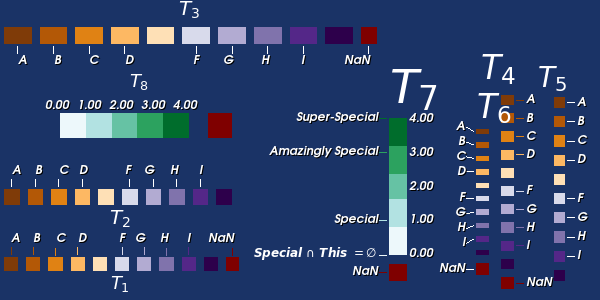

Write the Python code that produced this figure.
#!/usr/bin/env python

# Demonstrate vtkScalarBarActor with various combinatoric settings and MathText.

import vtkmodules.vtkInteractionStyle  # noqa: F401
import vtkmodules.vtkRenderingOpenGL2  # noqa: F401
import vtkmodules.vtkRenderingMatplotlib  # noqa: F401

from vtkmodules.vtkCommonColor import vtkColorSeries
from vtkmodules.vtkCommonCore import vtkLookupTable
from vtkmodules.vtkRenderingAnnotation import vtkScalarBarActor
from vtkmodules.vtkRenderingCore import (
    vtkRenderWindow,
    vtkRenderWindowInteractor,
    vtkRenderer,
)

# Lookup tables
lut_indexed = vtkLookupTable()
lut_continuous = vtkLookupTable()

# Renderer
renderer = vtkRenderer()
renderer.SetBackground(0.1, 0.2, 0.4)

# T1: Horizontal, Precede, indexed, annotations+nan
sba_1 = vtkScalarBarActor()
sba_1.SetTitle("$T_1$")
sba_1.SetLookupTable(lut_indexed)
sba_1.SetOrientation(0)
sba_1.SetTextPosition(vtkScalarBarActor.PrecedeScalarBar)
sba_1.SetDrawAnnotations(1)
sba_1.SetDrawNanAnnotation(1)
sba_1.SetFixedAnnotationLeaderLineColor(0)
sba_1.SetPosition(0.000, 0.015)
sba_1.SetPosition2(0.400, 0.135)
sba_1.SetVerticalTitleSeparation(0)
renderer.AddActor(sba_1)

# T2: Horizontal, Precede, indexed, annotations only
sba_2 = vtkScalarBarActor()
sba_2.SetTitle("$T_2$")
sba_2.SetLookupTable(lut_indexed)
sba_2.SetOrientation(0)
sba_2.SetTextPosition(vtkScalarBarActor.PrecedeScalarBar)
sba_2.SetDrawAnnotations(1)
sba_2.SetDrawNanAnnotation(0)
sba_2.SetFixedAnnotationLeaderLineColor(1)
sba_2.SetPosition(0.000, 0.230)
sba_2.SetPosition2(0.400, 0.146)
sba_2.SetVerticalTitleSeparation(0)
renderer.AddActor(sba_2)

# T3: Horizontal, Succeed, indexed, annotations+nan, vtitle_sep=5
sba_3 = vtkScalarBarActor()
sba_3.SetTitle("$T_3$")
sba_3.SetLookupTable(lut_indexed)
sba_3.SetOrientation(0)
sba_3.SetTextPosition(vtkScalarBarActor.SucceedScalarBar)
sba_3.SetDrawAnnotations(1)
sba_3.SetDrawNanAnnotation(1)
sba_3.SetFixedAnnotationLeaderLineColor(1)
sba_3.SetPosition(0.000, 0.850)
sba_3.SetPosition2(0.630, 0.154)
sba_3.SetVerticalTitleSeparation(5)
renderer.AddActor(sba_3)

# T4: Vertical, Precede, indexed, annotations+nan, vtitle_sep=5
sba_4 = vtkScalarBarActor()
sba_4.SetTitle("$T_4$")
sba_4.SetLookupTable(lut_indexed)
sba_4.SetOrientation(1)
sba_4.SetTextPosition(vtkScalarBarActor.PrecedeScalarBar)
sba_4.SetDrawAnnotations(1)
sba_4.SetDrawNanAnnotation(1)
sba_4.SetFixedAnnotationLeaderLineColor(0)
sba_4.SetPosition(0.799, 0.032)
sba_4.SetPosition2(0.061, 0.794)
sba_4.SetVerticalTitleSeparation(5)
renderer.AddActor(sba_4)

# T5: Vertical, Precede, indexed, annotations only
sba_5 = vtkScalarBarActor()
sba_5.SetTitle("$T_5$")
sba_5.SetLookupTable(lut_indexed)
sba_5.SetOrientation(1)
sba_5.SetTextPosition(vtkScalarBarActor.PrecedeScalarBar)
sba_5.SetDrawAnnotations(1)
sba_5.SetDrawNanAnnotation(0)
sba_5.SetFixedAnnotationLeaderLineColor(1)
sba_5.SetPosition(0.893, 0.036)
sba_5.SetPosition2(0.052, 0.752)
sba_5.SetVerticalTitleSeparation(0)
renderer.AddActor(sba_5)

# T6: Vertical, Succeed, indexed, annotations+nan
sba_6 = vtkScalarBarActor()
sba_6.SetTitle("$T_6$")
sba_6.SetLookupTable(lut_indexed)
sba_6.SetOrientation(1)
sba_6.SetTextPosition(vtkScalarBarActor.SucceedScalarBar)
sba_6.SetDrawAnnotations(1)
sba_6.SetDrawNanAnnotation(1)
sba_6.SetFixedAnnotationLeaderLineColor(1)
sba_6.SetPosition(0.792, 0.081)
sba_6.SetPosition2(0.061, 0.617)
sba_6.SetVerticalTitleSeparation(0)
renderer.AddActor(sba_6)

# T7: Vertical, Succeed, continuous, annotations+nan
sba_7 = vtkScalarBarActor()
sba_7.SetTitle("$T_7$")
sba_7.SetLookupTable(lut_continuous)
sba_7.SetOrientation(1)
sba_7.SetTextPosition(vtkScalarBarActor.SucceedScalarBar)
sba_7.SetDrawAnnotations(1)
sba_7.SetDrawNanAnnotation(1)
sba_7.SetFixedAnnotationLeaderLineColor(0)
sba_7.SetPosition(0.646, 0.061)
sba_7.SetPosition2(0.084, 0.714)
sba_7.SetVerticalTitleSeparation(0)
renderer.AddActor(sba_7)

# T8: Horizontal, Succeed, continuous, nan only
sba_8 = vtkScalarBarActor()
sba_8.SetTitle("$T_8$")
sba_8.SetLookupTable(lut_continuous)
sba_8.SetOrientation(0)
sba_8.SetTextPosition(vtkScalarBarActor.SucceedScalarBar)
sba_8.SetDrawAnnotations(0)
sba_8.SetDrawNanAnnotation(1)
sba_8.SetFixedAnnotationLeaderLineColor(1)
sba_8.SetPosition(0.076, 0.535)
sba_8.SetPosition2(0.313, 0.225)
sba_8.SetVerticalTitleSeparation(0)
renderer.AddActor(sba_8)

# Configure continuous lookup table with color series
pal = vtkColorSeries()
pal.SetColorSchemeByName("Brewer Sequential Blue-Green (5)")
pal.BuildLookupTable(lut_continuous)
lut_continuous.IndexedLookupOff()
lut_continuous.Build()
lut_continuous.SetAnnotation(5.00, "Just Wow")
lut_continuous.SetAnnotation(4.00, "Super-Special")
lut_continuous.SetAnnotation(3.00, "Amazingly Special")
lut_continuous.SetAnnotation(1.00, "Special")
lut_continuous.SetAnnotation(0.00, "Special $\\cap$ This $= \\emptyset$")
lut_continuous.SetRange(0.0, 4.0)
lut_continuous.Build()

# Configure indexed lookup table with even number of entries
pal.SetColorSchemeByName("Brewer Diverging Purple-Orange (10)")
pal.BuildLookupTable(lut_indexed)
lut_indexed.SetAnnotation(5.00, "A")
lut_indexed.SetAnnotation(4.00, "B")
lut_indexed.SetAnnotation(3.00, "C")
lut_indexed.SetAnnotation(2.00, "D")
lut_indexed.SetAnnotation(1.00, "")
lut_indexed.SetAnnotation(0.00, "F")
lut_indexed.SetAnnotation(6.00, "G")
lut_indexed.SetAnnotation(7.00, "H")
lut_indexed.SetAnnotation(8.00, "I")
lut_indexed.SetAnnotation(9.00, "")

# Render window
render_window = vtkRenderWindow()
render_window.SetSize(600, 300)
render_window.AddRenderer(renderer)
render_window.SetWindowName("scalar bar combinatorics")

# Interactor
interactor = vtkRenderWindowInteractor()
interactor.SetRenderWindow(render_window)

interactor.Initialize()
interactor.Start()
